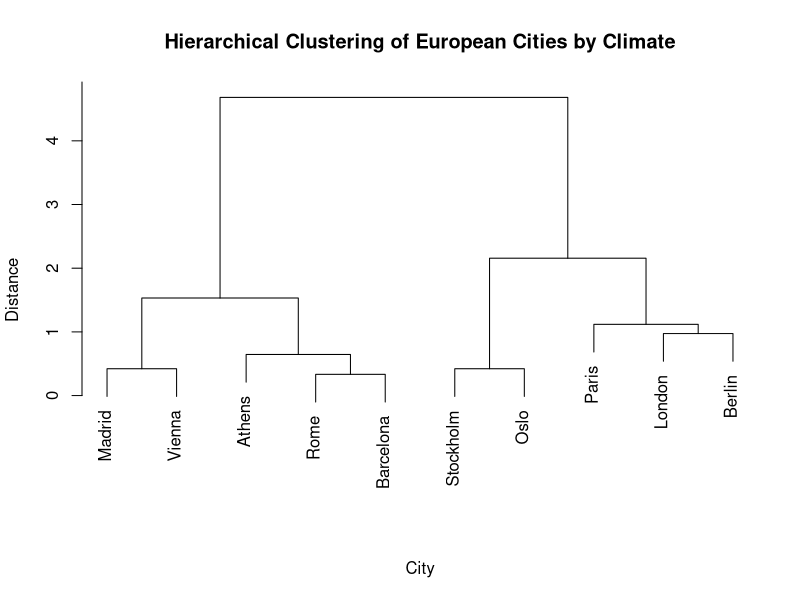
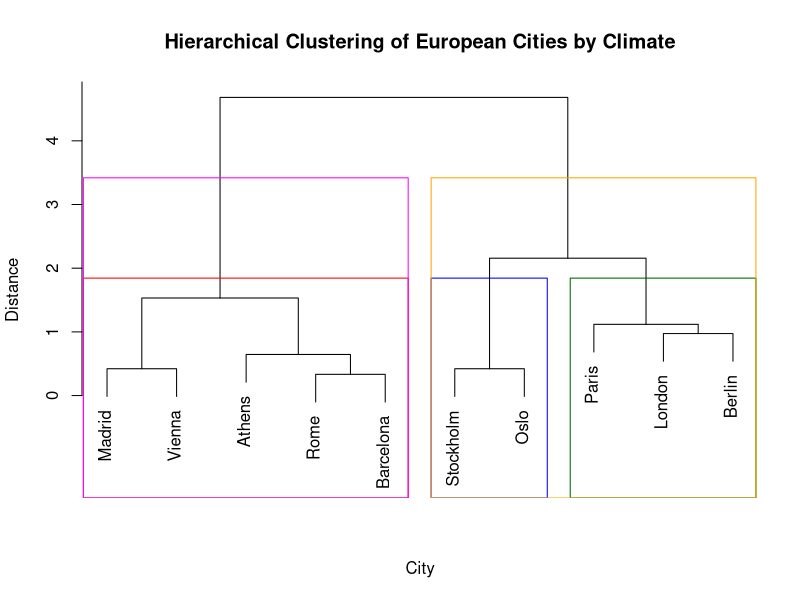

Write R code to recreate these figures, in order.
## ---- chunk 1
# Create data set of European cities with their climate characteristics
cities <- data.frame(
  avg_temp = c(9, 10, 15, 16, 18, 5, 6, 12, 14, 17),
  annual_rain = c(600, 750, 500, 450, 400, 800, 850, 650, 550, 480),
  sunshine_hours = c(1600, 1500, 2500, 2800, 2900, 1400, 1300, 2000, 2400, 2700),
  row.names = c("London", "Paris", "Madrid", "Rome", "Athens", 
                "Stockholm", "Oslo", "Berlin", "Vienna", "Barcelona")
)

# Perform hierarchical clustering
dist_matrix <- dist(scale(cities))
hc <- hclust(d = dist_matrix,
             method = "complete")

# Plot the hierarchy
plot(hc, main = "Hierarchical Clustering of European Cities by Climate",
     xlab = "City", ylab = "Distance", sub = "")
#rect.hclust(hc, k = 3, border = c("red", "blue", "darkgreen"))
## ---- chunk 2
str(hc)
## ---- chunk 3
print(hc$merge)
## ---- chunk 4
print(hc$height)
## ---- chunk 5
# Cut to get 3 clusters
hc_clust1 <- cutree(tree = hc,
                    k = 3)
# Cut at a height of 3
hc_clust2 <- cutree(tree = hc,
                    h = 3)

# Plot the hierarchy and obtained partitions
plot(hc, main = "Hierarchical Clustering of European Cities by Climate",
     xlab = "City", ylab = "Distance", sub = "")
rect.hclust(hc, k = 3, border = c("red", "blue", "darkgreen"))
rect.hclust(hc, h = 3, border = c("magenta", "orange"))
